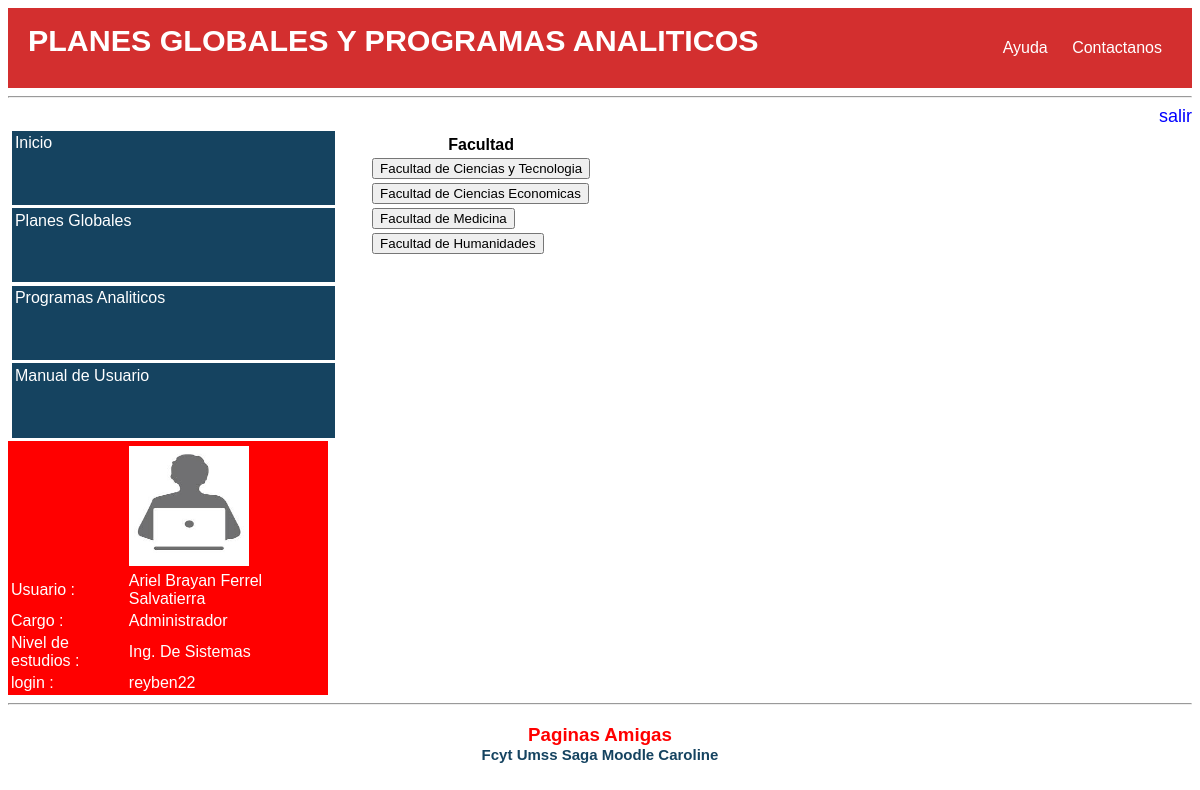
/docente/Programa_Analitico_Publico.php (signed in), run on the app's committed database.
### tables this page shows
CREATE TABLE `docente` (
  `ID_Docente` int(11) NOT NULL,
  `Nombre_Completo` varchar(200) NOT NULL,
  `Apellido_Paterno` varchar(200) NOT NULL,
  `Apellido_Materno` varchar(200) NOT NULL,
  `Profesion` text NOT NULL,
  `Telefono` int(11) NOT NULL,
  `Celular` int(11) NOT NULL,
  `Correo` varchar(200) NOT NULL,
  `Direccion` varchar(200) NOT NULL,
  `User_Login` varchar(100) NOT NULL,
  `Password` varchar(100) NOT NULL
);

CREATE TABLE `facultad` (
  `ID_Facultad` int(11) NOT NULL,
  `Facultad` varchar(100) NOT NULL
);

### docente/Programa_Analitico_Publico.php (the view, shortened to what this page needs)
 <?php
 if(isset($_SESSION['Alias']))
 {
    $ID_User=$_SESSION['ID'];
  ?>
<html>
<head>
  <link rel="stylesheet" type="text/css" href="Style.css">
  <link rel="stylesheet" type="text/css" href="Styles_funciones.css">
</head>
<body>
    <header id="main-header">
    <a id="logo-header" href="#">
      <span class="site-name">PLANES GLOBALES Y PROGRAMAS ANALITICOS</span>
    </a>
    <nav>
      <ul>
        <li><a href="pagina_ayuda.html">Ayuda</a></li>
        <li><a href="#">Contactanos</a></li>
      </ul>
    </nav>
  </header>
   <hr></hr>
   <DIV ALIGN=RIGHT><a class="redireccion_salir" href="salir.php">salir</a></DIV>
  <aside id="menu">
    <div id="titulo"><a id="titulo" href="menu.php">Inicio</a></div>
    <div id="titulo">
    <a id="titulo" href="Plan_Global_Publico.php">Planes Globales</a>
    </div>
    <div id="titulo"><a id="titulo" href="Programa_Analitico_Publico.php">Programas Analiticos</a></div>
    <div id="titulo"><a id="titulo" href="Manual_de_Usuario.php">Manual de Usuario</a></div>
      <table id="tabla_user">
      <?php
           require ("coneccion.php");
           $query="SELECT * FROM `docente` WHERE ID_Docente=$ID_User";
           $resultado=mysql_query($query,$link);
           while($row=mysql_fetch_array($resultado))
           {
              echo "<tr><td></td><td><img src='user.jpg' width='120' height='120'></td></tr>";
              echo "<tr><td>Usuario :</td><td>".$row['Nombre_Completo']." "
              .$row['Apellido_Paterno']."".$row['Apellido_Materno']."</td></tr>";
              echo "<tr><td>Cargo :</td><td>Administrador</td></tr>";
              echo "<tr><td>Nivel de estudios :</td><td>".$row['Profesion']."<td></tr>";
              echo "<tr><td>login :</td><td>".$row['User_Login']."<td></tr>";
           }
       ?>
    </table>
  </aside>
<article id="cuerpo">
  <form method="post" action="Programa_Analitico_Carreras.php">
  <?php
    $enlace = mysql_connect('localhost','root','');
    $resultado = mysql_query("SELECT Facultad FROM facultad",$enlace);
    echo "<table>";
    echo "<tr>";
    echo "<th>Facultad</th>";
    echo "</tr>";
    while ($row = mysql_fetch_row($resultado)){
      $facu = $row[0];
      echo "<tr>";
      echo "<td><input type='submit' name = 'facu' value='$facu'/></td>";
      echo "</tr>";
    }
    echo "</table>";
  ?>
  </form>
</article>
</body>
<footer>
<article id="footer">
<hr>
 <center>
 <h3 id="titulo_footer">Paginas Amigas</br>
 <a id="link_footer" href=""> Fcyt </a>
 <a id="link_footer" href=""> Umss </a>
 <a id="link_footer" href=""> Saga </a>
 <a id="link_footer" href=""> Moodle </a>
 <a id="link_footer" href=""> Caroline </a>
 </h3>
 </center>
</article>
</footer>
</html>
<?php  }
else {
   header("location: Planes_Globales/index.php");
 } ?>

### docente/Style.css (style rules this page uses)
aside#menu { width: 30%; margin: left; float: left; background-color: white; }
article#cuerpo { float: left; width: 69%; padding: .5%; border-radius: 5px; background-color: white; height: auto; }
article#footer { margin: none; float: left; width: 100%; padding-bottom: 1%; }
div#titulo { background-color: #154360; color: white; width: 90%; height: 5%; margin: 1%; padding: .5%; height: 9%; }
a#titulo { list-style-type: none; color :white; text-decoration: none; float: left; width: 100%; padding: .5%; }
img { padding-top: 1%; padding-bottom: 1%; }
h3#titulo_footer { margin: none; color:red; padding: none; }
a#link_footer { font-size: 15px; text-decoration: none; color: #154360; padding: 0%; margin: none; }
.redireccion_salir { text-decoration: none; color:blue; font-size: 18px; }
#main-header { background: #d32f2f; color: white; height: 80px; }
header#main-header a { color: white; }
body { font-family: Helvetica, Arial, sans-serif; }
a#logo-header { float: left; padding: 15px 0 0 20px; text-decoration: none; }
a#logo-header .site-name { display: block; font-weight: 700; font-size: 1.9em; }
nav { float: right; }
nav ul { margin: 0; padding: 0; list-style: none; padding-right: 20px; }
nav ul li { display: inline-block; line-height: 80px; }
nav ul li a { display: block; padding: 0 10px; text-decoration: none; }

### docente/Styles_funciones.css (style rules this page uses)
table#tabla_user { background: red; width: 90%; color: white; }

### data on the page
docente: Nombre_Completo "Ariel Brayan", Apellido_Paterno "Ferrel", Apellido_Materno "Salvatierra", Profesion "Ing. De Sistemas", User_Login "reyben22"
facultad: facu "Facultad de Ciencias y Tecnologia"
facultad: facu "Facultad de Ciencias Economicas"
facultad: facu "Facultad de Medicina"
facultad: facu "Facultad de Humanidades"
